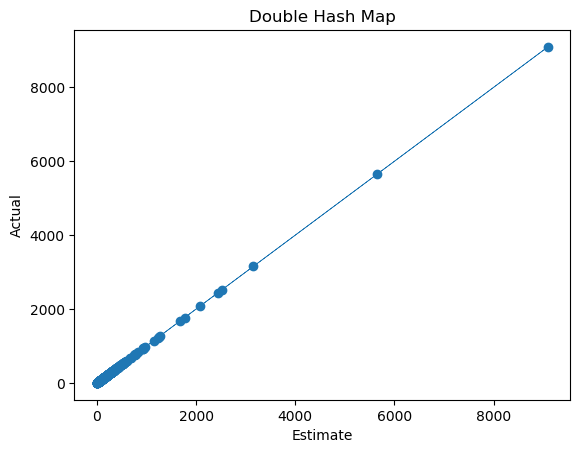

Write the Python code that produced this figure.
# import matplotlib
# matplotlib.use('Agg')
from fileRead import filereader
import matplotlib.pyplot as plt


def DoubleHashM():
	flowMap = filereader(1)
	plot_points = dict()

	with open('dhmOut.txt', 'w') as outFile:
		for flow in flowMap.keys():
			estimated = len(flowMap[flow])
			actual = estimated
			plot_points[actual] = estimated
			outFile.write(str(flow) + "\t\t" + str(actual) + "\t\t" + str(estimated) + "\n")
	outFile.close()

	fig = plt.figure()
	plt.title("Double Hash Map")
	plt.xlabel("Estimate")
	plt.ylabel("Actual")
	plt.plot(plot_points.keys(), plot_points.values(), marker="o", linewidth=".5")
	fig.savefig('DoubleHashMap.png', dpi=fig.dpi, bbox_inches='tight')
	plt.show()

DoubleHashM()
